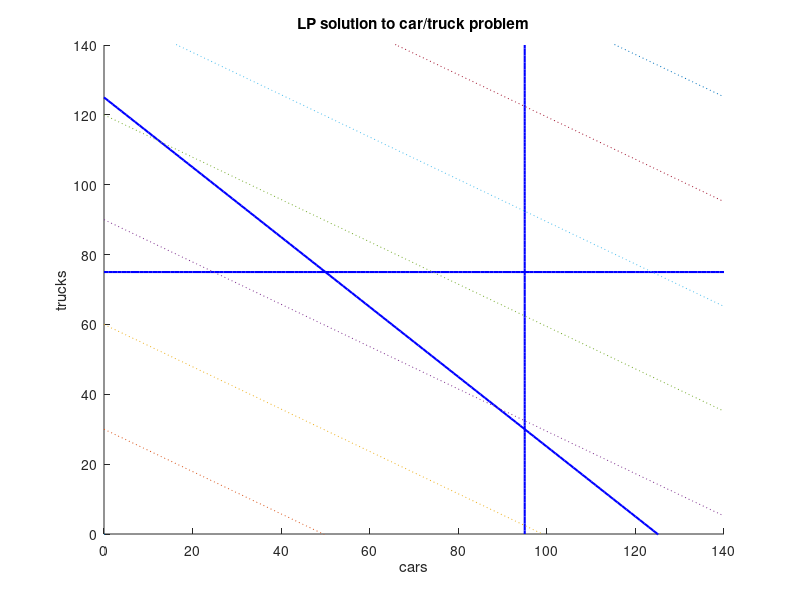

Here is the MATLAB script that generated this plot: (Note: this script raises an error after producing the figure.)
function test_P2()
    % Define range for x and y
    x = 0:140;
    y = 0:140;

    % Define the constraints
    y1 = 75 * ones(size(x)); % y = 75
    x1 = 95 * ones(size(y)); % x = 95
    y2 = 125 - x; % x + y = 125
    
    % Plot the constraints
    figure;
    hold on;
    plot(x, y1, 'b', 'LineWidth', 1.5); % y = 75
    plot(x1, y, 'b', 'LineWidth', 1.5); % x = 95
    plot(x, y2, 'b', 'LineWidth', 1.5); % x + y = 125
    
    % Define the objective function lines (parallel to 2000x + 3300y)
    % Objective function: 2000*x + 3300*y = constant
    for c = 0:30:210
        y_obj =  - 2000*x / 3300 + c;
        plot(x, y_obj, ':'); % Dashed lines
    end
    
    % Labels and title
    xlabel('cars');
    ylabel('trucks');
    title('LP solution to car/truck problem');
    axis([0 140 0 140]); % Set axis limits for a better view
    
    % Coeffes
    A = [1, 0; 0, 1; 1, 1];
    b = [95; 75; 125];
    c = [2000; 3300];
    [xstar, fval] = simplex_basic(A, b, c);
    fprintf('The optimal is [%d, %d]\n',xstar(1), xstar(2));
    fprintf('The result is fval = %d\n',fval);

    %Test the xstar
    pass = 0;
    fail = 0;
    for i=1:95
        xtest = i;
        if xtest == xstar(1)
            continue
        end
        ytest = 125 - xtest;
        if ytest > 75
            continue
        end
        ptest = 2000 * xtest + 3300 * ytest;
        if ptest < fval
            pass = pass + 1;
        else
            fail = fail + 1;
        end
    end
    fprintf('Total test is %d, pass test is %d, fail %d times\n', pass + fail,pass, fail);
    
    % Mark the optimal point 
    plot(xstar(1), xstar(2), 'ro', 'MarkerSize', 10, 'MarkerFaceColor', 'r'); 
    hold off
end